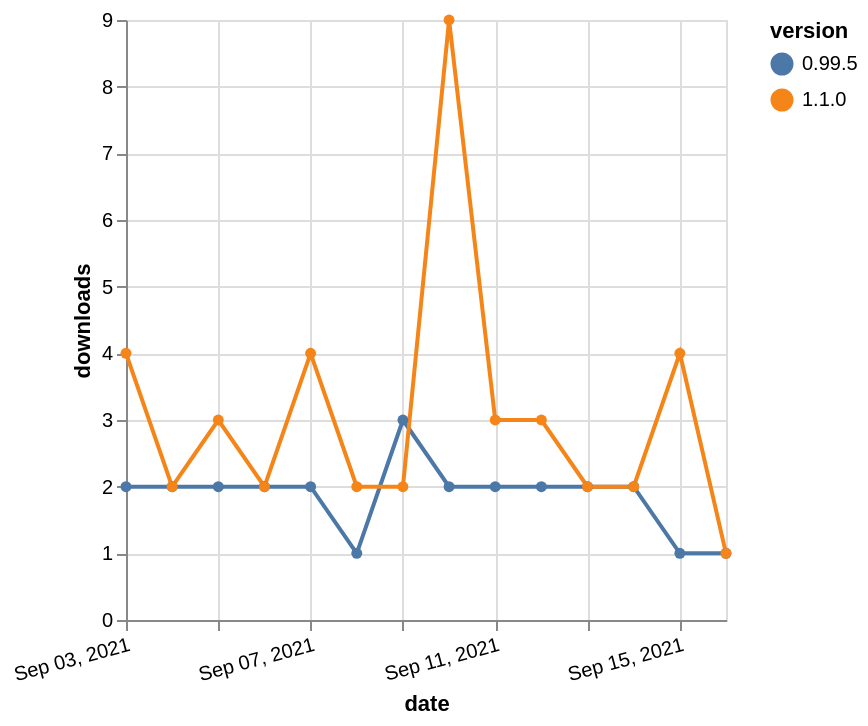

Describe this chart as a Vega-Lite specification.
### Vega-Lite specification from a JSON file in a GitHub repository (floating-point values rounded to 4 significant figures)
{"$schema": "https://vega.github.io/schema/vega-lite/v5.json", "description": "A simple bar chart with embedded data.", "data": {"values": [{"date": "2021-09-03", "total": 2296, "delta": 2, "version": "0.99.5"}, {"date": "2021-09-04", "total": 2298, "delta": 2, "version": "0.99.5"}, {"date": "2021-09-05", "total": 2300, "delta": 2, "version": "0.99.5"}, {"date": "2021-09-06", "total": 2302, "delta": 2, "version": "0.99.5"}, {"date": "2021-09-07", "total": 2304, "delta": 2, "version": "0.99.5"}, {"date": "2021-09-08", "total": 2305, "delta": 1, "version": "0.99.5"}, {"date": "2021-09-09", "total": 2308, "delta": 3, "version": "0.99.5"}, {"date": "2021-09-10", "total": 2310, "delta": 2, "version": "0.99.5"}, {"date": "2021-09-11", "total": 2312, "delta": 2, "version": "0.99.5"}, {"date": "2021-09-12", "total": 2314, "delta": 2, "version": "0.99.5"}, {"date": "2021-09-13", "total": 2316, "delta": 2, "version": "0.99.5"}, {"date": "2021-09-14", "total": 2318, "delta": 2, "version": "0.99.5"}, {"date": "2021-09-15", "total": 2319, "delta": 1, "version": "0.99.5"}, {"date": "2021-09-16", "total": 2320, "delta": 1, "version": "0.99.5"}, {"date": "2021-09-03", "total": 2961, "delta": 4, "version": "1.1.0"}, {"date": "2021-09-04", "total": 2963, "delta": 2, "version": "1.1.0"}, {"date": "2021-09-05", "total": 2966, "delta": 3, "version": "1.1.0"}, {"date": "2021-09-06", "total": 2968, "delta": 2, "version": "1.1.0"}, {"date": "2021-09-07", "total": 2972, "delta": 4, "version": "1.1.0"}, {"date": "2021-09-08", "total": 2974, "delta": 2, "version": "1.1.0"}, {"date": "2021-09-09", "total": 2976, "delta": 2, "version": "1.1.0"}, {"date": "2021-09-10", "total": 2985, "delta": 9, "version": "1.1.0"}, {"date": "2021-09-11", "total": 2988, "delta": 3, "version": "1.1.0"}, {"date": "2021-09-12", "total": 2991, "delta": 3, "version": "1.1.0"}, {"date": "2021-09-13", "total": 2993, "delta": 2, "version": "1.1.0"}, {"date": "2021-09-14", "total": 2995, "delta": 2, "version": "1.1.0"}, {"date": "2021-09-15", "total": 2999, "delta": 4, "version": "1.1.0"}, {"date": "2021-09-16", "total": 3000, "delta": 1, "version": "1.1.0"}]}, "width": "container", "mark": {"type": "line", "point": {"filled": true}}, "encoding": {"x": {"field": "date", "type": "temporal", "timeUnit": "yearmonthdate", "title": "date", "axis": {"labelAngle": -15}}, "y": {"field": "delta", "type": "quantitative", "title": "downloads"}, "color": {"field": "version", "type": "nominal"}, "tooltip": {"field": "delta"}}}
